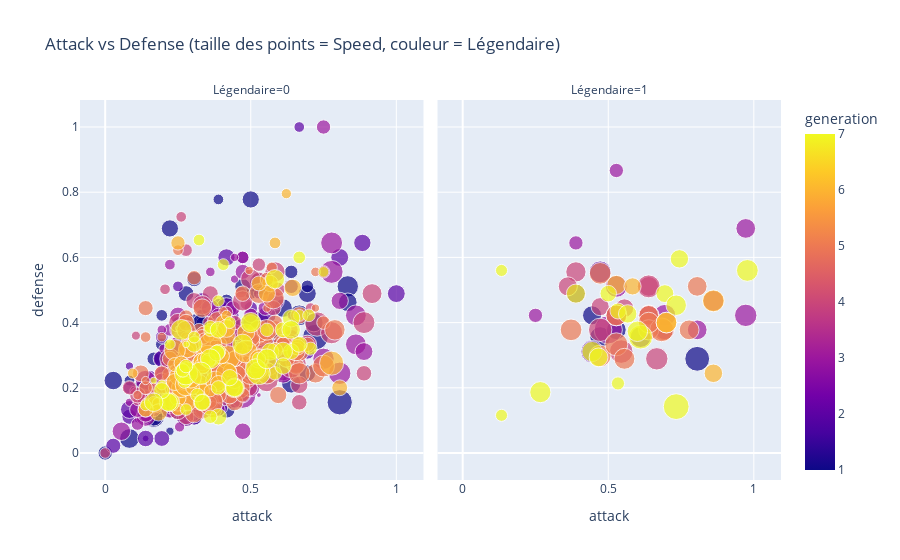

Notebook code cell kept with this figure:
### Code cell
fig = px.scatter(
    df,
    x="attack",
    y="defense",
    size="speed",
    color="generation",
    facet_col="is_legendary",
    hover_data="type1",
    hover_name="name",
    title="Attack vs Defense (taille des points = Speed, couleur = Légendaire)",
    labels={"is_legendary": "Légendaire"}
)
fig.show()

### Figure 1 — Plotly figure (JSON) as saved in the notebook; plotly's stock layout.template omitted (floating-point values rounded to 4 significant figures; data arrays with more than 128 entries replaced by an {"elided": "..."} marker saying what was removed)
{"data": [{"customdata": {"elided": "731x1 str values"}, "hovertemplate": "<b>%{hovertext}</b><br><br>Légendaire=0<br>attack=%{x}<br>defense=%{y}<br>speed=%{marker.size}<br>type1=%{customdata[0]}<br>generation=%{marker.color}<extra></extra>", "hovertext": {"elided": "731 str values"}, "legendgroup": "", "marker": {"color": {"elided": "731 int values"}, "coloraxis": "coloraxis", "size": {"elided": "731 float values"}, "sizemode": "area", "sizeref": 0.0025, "symbol": "circle"}, "mode": "markers", "name": "", "orientation": "v", "showlegend": false, "type": "scatter", "x": {"elided": "731 float values"}, "xaxis": "x", "y": {"elided": "731 float values"}, "yaxis": "y"}, {"customdata": [["ice"], ["electric"], ["fire"], ["psychic"], ["psychic"], ["electric"], ["fire"], ["water"], ["psychic"], ["fire"], ["psychic"], ["rock"], ["ice"], ["steel"], ["dragon"], ["dragon"], ["water"], ["ground"], ["dragon"], ["steel"], ["psychic"], ["psychic"], ["psychic"], ["psychic"], ["steel"], ["water"], ["fire"], ["normal"], ["ghost"], ["psychic"], ["water"], ["dark"], ["grass"], ["normal"], ["psychic"], ["steel"], ["rock"], ["grass"], ["flying"], ["electric"], ["dragon"], ["dragon"], ["ground"], ["dragon"], ["water"], ["normal"], ["bug"], ["fairy"], ["dark"], ["dragon"], ["rock"], ["psychic"], ["fire"], ["electric"], ["psychic"], ["grass"], ["water"], ["psychic"], ["psychic"], ["psychic"], ["psychic"], ["rock"], ["bug"], ["bug"], ["electric"], ["steel"], ["grass"], ["dark"], ["psychic"], ["steel"]], "hovertemplate": "<b>%{hovertext}</b><br><br>Légendaire=1<br>attack=%{x}<br>defense=%{y}<br>speed=%{marker.size}<br>type1=%{customdata[0]}<br>generation=%{marker.color}<extra></extra>", "hovertext": ["Articuno", "Zapdos", "Moltres", "Mewtwo", "Mew", "Raikou", "Entei", "Suicune", "Lugia", "Ho-Oh", "Celebi", "Regirock", "Regice", "Registeel", "Latias", "Latios", "Kyogre", "Groudon", "Rayquaza", "Jirachi", "Deoxys", "Uxie", "Mesprit", "Azelf", "Dialga", "Palkia", "Heatran", "Regigigas", "Giratina", "Cresselia", "Manaphy", "Darkrai", "Shaymin", "Arceus", "Victini", "Cobalion", "Terrakion", "Virizion", "Tornadus", "Thundurus", "Reshiram", "Zekrom", "Landorus", "Kyurem", "Keldeo", "Meloetta", "Genesect", "Xerneas", "Yveltal", "Zygarde", "Diancie", "Hoopa", "Volcanion", "Tapu Koko", "Tapu Lele", "Tapu Bulu", "Tapu Fini", "Cosmog", "Cosmoem", "Solgaleo", "Lunala", "Nihilego", "Buzzwole", "Pheromosa", "Xurkitree", "Celesteela", "Kartana", "Guzzlord", "Necrozma", "Magearna"], "legendgroup": "", "marker": {"color": [1, 1, 1, 1, 1, 2, 2, 2, 2, 2, 2, 3, 3, 3, 3, 3, 3, 3, 3, 3, 3, 4, 4, 4, 4, 4, 4, 4, 4, 4, 4, 4, 4, 4, 5, 5, 5, 5, 5, 5, 5, 5, 5, 5, 5, 5, 5, 6, 6, 6, 6, 6, 6, 7, 7, 7, 7, 7, 7, 7, 7, 7, 7, 7, 7, 7, 7, 7, 7, 7], "coloraxis": "coloraxis", "size": [0.4571, 0.5429, 0.4857, 0.7714, 0.5429, 0.6286, 0.5429, 0.4571, 0.6, 0.4857, 0.5429, 0.2571, 0.2571, 0.2571, 0.6, 0.6, 0.4857, 0.4857, 0.6286, 0.5429, 1, 0.5143, 0.4286, 0.6286, 0.4857, 0.5429, 0.4114, 0.5429, 0.4857, 0.4571, 0.5429, 0.6857, 0.6971, 0.6571, 0.5429, 0.5886, 0.5886, 0.5886, 0.6629, 0.5486, 0.4857, 0.4857, 0.4914, 0.5143, 0.5886, 0.7029, 0.5371, 0.5371, 0.5371, 0.4571, 0.6, 0.4286, 0.3714, 0.7143, 0.5143, 0.4, 0.4571, 0.1829, 0.1829, 0.5257, 0.5257, 0.56, 0.4229, 0.8343, 0.4457, 0.32, 0.5943, 0.2171, 0.4229, 0.3429], "sizemode": "area", "sizeref": 0.0025, "symbol": "circle"}, "mode": "markers", "name": "", "orientation": "v", "showlegend": false, "type": "scatter", "x": [0.4444, 0.4722, 0.5278, 0.8056, 0.5278, 0.4444, 0.6111, 0.3889, 0.4722, 0.6944, 0.5278, 0.5278, 0.25, 0.3889, 0.5278, 0.6944, 0.8056, 0.9722, 0.9722, 0.5278, 0.5, 0.3889, 0.5556, 0.6667, 0.6389, 0.6389, 0.4722, 0.8611, 0.6389, 0.3611, 0.5278, 0.4722, 0.5444, 0.6389, 0.5278, 0.4722, 0.6889, 0.4722, 0.5278, 0.5556, 0.6389, 0.8056, 0.7778, 0.6389, 0.3722, 0.6833, 0.6389, 0.7, 0.7, 0.5278, 0.8611, 0.8611, 0.5833, 0.6111, 0.4444, 0.6944, 0.3889, 0.1333, 0.1333, 0.7333, 0.6, 0.2667, 0.7444, 0.7333, 0.4667, 0.5333, 0.9778, 0.5333, 0.5667, 0.5], "xaxis": "x2", "y": [0.4222, 0.3556, 0.3778, 0.2889, 0.4222, 0.3111, 0.3556, 0.4889, 0.5556, 0.3778, 0.4222, 0.8667, 0.4222, 0.6444, 0.5111, 0.4222, 0.3778, 0.6889, 0.4222, 0.4222, 0.3778, 0.5556, 0.4444, 0.2889, 0.5111, 0.4222, 0.4489, 0.4667, 0.4222, 0.5111, 0.4222, 0.3778, 0.3111, 0.5111, 0.4222, 0.5511, 0.3778, 0.2978, 0.3333, 0.2889, 0.4222, 0.5111, 0.3778, 0.3778, 0.3778, 0.3778, 0.4, 0.4, 0.4, 0.5156, 0.4667, 0.2444, 0.5111, 0.3556, 0.3111, 0.4889, 0.4889, 0.1156, 0.56, 0.4533, 0.3733, 0.1867, 0.5956, 0.1422, 0.2933, 0.4356, 0.56, 0.2133, 0.4267, 0.4889], "yaxis": "y2"}], "layout": {"annotations": [{"font": {}, "showarrow": false, "text": "Légendaire=0", "x": 0.245, "xanchor": "center", "xref": "paper", "y": 1, "yanchor": "bottom", "yref": "paper"}, {"font": {}, "showarrow": false, "text": "Légendaire=1", "x": 0.755, "xanchor": "center", "xref": "paper", "y": 1, "yanchor": "bottom", "yref": "paper"}], "coloraxis": {"colorbar": {"title": {"text": "generation"}}, "colorscale": [[0, "#0d0887"], [0.1111, "#46039f"], [0.2222, "#7201a8"], [0.3333, "#9c179e"], [0.4444, "#bd3786"], [0.5556, "#d8576b"], [0.6667, "#ed7953"], [0.7778, "#fb9f3a"], [0.8889, "#fdca26"], [1, "#f0f921"]]}, "legend": {"itemsizing": "constant", "tracegroupgap": 0}, "title": {"text": "Attack vs Defense (taille des points = Speed, couleur = Légendaire)"}, "xaxis": {"anchor": "y", "domain": [0, 0.49], "title": {"text": "attack"}}, "xaxis2": {"anchor": "y2", "domain": [0.51, 1], "matches": "x", "title": {"text": "attack"}}, "yaxis": {"anchor": "x", "domain": [0, 1], "title": {"text": "defense"}}, "yaxis2": {"anchor": "x2", "domain": [0, 1], "matches": "y", "showticklabels": false}}}
